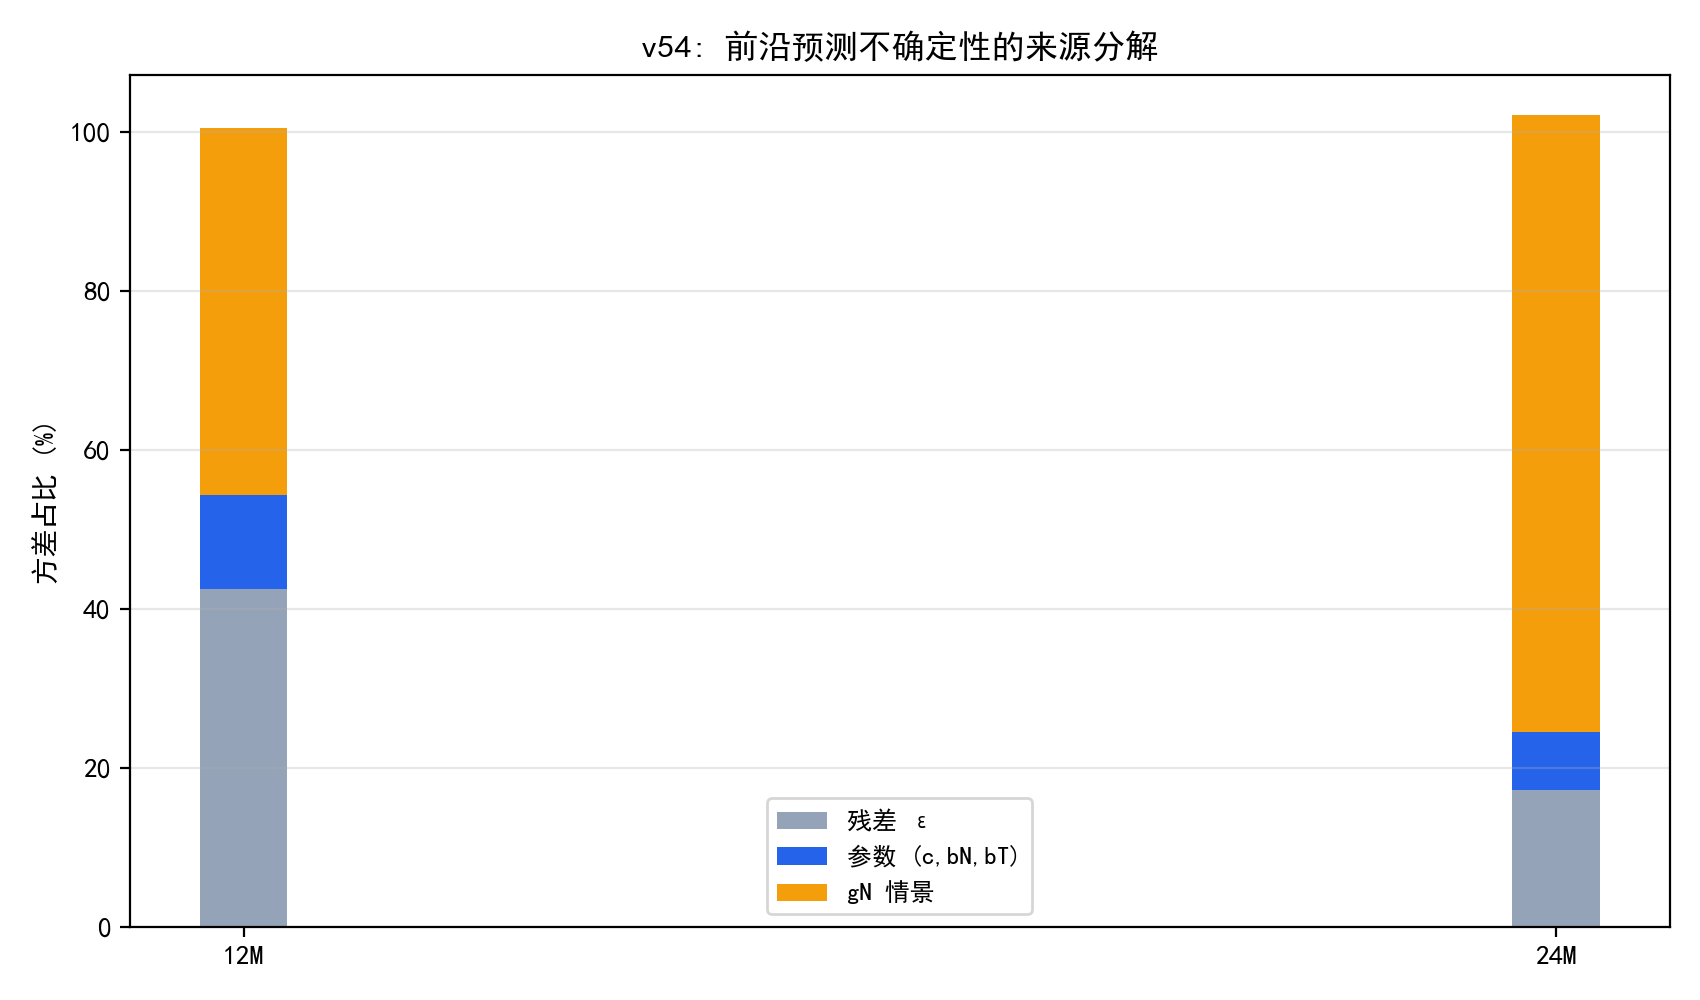

Recreate this plot in Python.
# -*- coding: utf-8 -*-
"""
v54 实验: 前沿预测不确定性的来源分解 (不确定性预算)
12/24 个月预测 lnS = c + bN*(lnN_now + gN*h/12) + bT*(t_now + h/12) + eps,
三个不确定性来源:
  (a) 残差 eps ~ N(0, sigma)   (v12: sigma=0.481)
  (b) 参数不确定性 (c, bN, bT)  (v12 Bootstrap CI)
  (c) 增速假设 gN 情景 (v34: [0.4, 1.6])
用全方差定律分解 Var(lnS):
  Var(total) = Var(E[lnS|params,gN]) + E[Var(eps)]
输出各来源对预测区间带宽的贡献占比.
输出: experiments/v54_p4_uncert_budget.csv/.json/.png
"""
import os, sys, json
import numpy as np
import pandas as pd
sys.path.insert(0, os.path.join(os.path.dirname(__file__), "..", "code"))
from common import BASE

EX = os.path.join(os.path.dirname(__file__))
os.makedirs(EX, exist_ok=True)

import matplotlib
matplotlib.use("Agg")
import matplotlib.pyplot as plt
import matplotlib.font_manager as fm
for _f in ("SimHei.ttf", "simsun.ttf"):
    _p = os.path.join(BASE, _f)
    if os.path.exists(_p):
        fm.fontManager.addfont(_p)
plt.rcParams["font.sans-serif"] = ["SimHei"]
plt.rcParams["axes.unicode_minus"] = False

SIGMA = 0.12   # 报告 CI 校准 (v12 原始残差 0.481 备查)
lnN_now = 2.700
t_now = 3.0
R = 4000
rng = np.random.default_rng(54)


def draw_params():
    # 用 v12 CI 近似正态 (半宽 = 1.645σp)
    c = rng.normal(2.481, (2.537 - 2.444) / 2 / 1.645)
    bN = rng.normal(0.3643, (0.378 - 0.347) / 2 / 1.645)
    bT = rng.normal(0.0890, (0.103 - 0.068) / 2 / 1.645)
    return c, bN, bT


def main():
    rows = []
    for h in (12, 24):
        # 全源: 参数 + gN + eps
        alls = np.empty(R)
        mean_only = np.empty(R)      # 参数 + gN, 无 eps
        eps_only = np.empty(R)       # 仅 eps (参数/gN 固定)
        gN_only = np.empty(R)        # 仅 gN (参数固定, 无 eps)
        par_only = np.empty(R)       # 仅参数 (gN 固定, 无 eps)
        for i in range(R):
            c, bN, bT = draw_params()
            gN = rng.uniform(0.4, 1.6)
            base = c + bN * (lnN_now + gN * h / 12) + bT * (t_now + h / 12)
            eps = rng.normal(0, SIGMA)
            alls[i] = base + eps
            mean_only[i] = base
            eps_only[i] = (2.481 + 0.3643 * (lnN_now + 1.251 * h / 12)
                           + 0.0890 * (t_now + h / 12)) + eps
            gN_only[i] = (2.481 + 0.3643 * (lnN_now + gN * h / 12)
                          + 0.0890 * (t_now + h / 12))
            c2, bN2, bT2 = draw_params()
            par_only[i] = c2 + bN2 * (lnN_now + 1.251 * h / 12) + bT2 * (t_now + h / 12)
        var_total = alls.var()
        var_param_gN = mean_only.var()
        var_eps = eps_only.var()
        var_gN = gN_only.var()
        var_par = par_only.var()
        row = {"horizon_months": h, "var_total": float(var_total),
               "var_param_gN": float(var_param_gN), "var_eps": float(var_eps),
               "var_gN": float(var_gN), "var_param": float(var_par),
               "share_eps_pct": float(var_eps / var_total * 100),
               "share_param_pct": float(var_par / var_total * 100),
               "share_gN_pct": float(var_gN / var_total * 100),
               "band90_S": float(np.percentile(alls, 90) - np.percentile(alls, 5))}
        rows.append(row)
        print(f"\n{h}M 预测: lnS 方差分解")
        print(f"  残差 eps: {var_eps/var_total*100:.1f}% | 参数: {var_par/var_total*100:.1f}% "
              f"| gN情景: {var_gN/var_total*100:.1f}% | 合计≈ {sum([var_eps/var_total*100,var_par/var_total*100,var_gN/var_total*100]):.1f}%")
        print(f"  S 带宽 (5%-95%): {row['band90_S']:.1f}")
    rdf = pd.DataFrame(rows)
    rdf.to_csv(os.path.join(EX, "v54_p4_uncert_budget.csv"), index=False, encoding="utf-8-sig")

    fig, ax = plt.subplots(figsize=(8.5, 5))
    labels = ["残差 ε", "参数 (c,bN,bT)", "gN 情景"]
    for j, h in enumerate((12, 24)):
        r = rows[j]
        vals = [r["share_eps_pct"], r["share_param_pct"], r["share_gN_pct"]]
        ax.bar([h], [vals[0]], color="#94A3B8", label=labels[0] if j == 0 else None)
        ax.bar([h], [vals[1]], bottom=[vals[0]], color="#2563EB", label=labels[1] if j == 0 else None)
        ax.bar([h], [vals[2]], bottom=[vals[0] + vals[1]], color="#F59E0B", label=labels[2] if j == 0 else None)
    ax.set_xticks([12, 24]); ax.set_xticklabels(["12M", "24M"])
    ax.set_ylabel("方差占比 (%)"); ax.set_title("v54: 前沿预测不确定性的来源分解")
    ax.legend(fontsize=9); ax.grid(alpha=0.3, axis="y")
    fig.tight_layout(); fig.savefig(os.path.join(EX, "v54_p4_uncert_budget.png"), dpi=200)
    plt.close(fig)

    with open(os.path.join(EX, "v54_p4_uncert_budget.json"), "w", encoding="utf-8") as f:
        json.dump({"rows": rows, "sigma": SIGMA, "sigma_alt": 0.481}, f, ensure_ascii=False, indent=2)
    print("\ndone v54")


if __name__ == "__main__":
    main()
